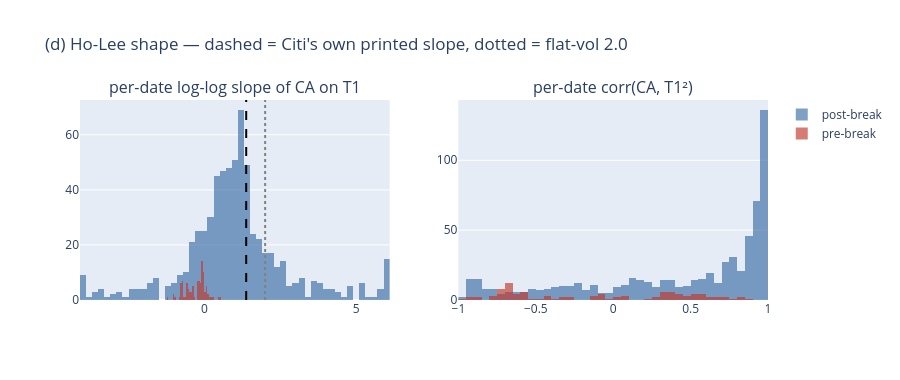

The cell this chart's notebook holds for it:
### Code cell
fig = make_subplots(rows=1, cols=2, subplot_titles=(
    "per-date log-log slope of CA on T1", "per-date corr(CA, T1²)"))
for lab, gg, col in [("post-break", sh, "#3b6ea5"), ("pre-break", shp, "#c0392b")]:
    fig.add_trace(go.Histogram(x=gg["loglog_slope"].clip(-4, 6), nbinsx=70, name=lab,
                               opacity=0.65, marker_color=col), row=1, col=1)
    fig.add_trace(go.Histogram(x=gg["corr_t1_squared"], nbinsx=50, name=lab,
                               opacity=0.65, marker_color=col, showlegend=False), row=1, col=2)
fig.add_vline(x=citi_slope, line=dict(color="black", dash="dash"), row=1, col=1)
fig.add_vline(x=2.0, line=dict(color="grey", dash="dot"), row=1, col=1)
fig.update_layout(height=380, barmode="overlay",
                  title_text="(d) Ho-Lee shape — dashed = Citi's own printed slope, "
                             "dotted = flat-vol 2.0")
fig.show()

### Figure 1 — Plotly figure (JSON) as saved in the notebook; plotly's stock layout.template omitted (floating-point values rounded to 4 significant figures; data arrays with more than 128 entries replaced by an {"elided": "..."} marker saying what was removed)
{"data": [{"marker": {"color": "#3b6ea5"}, "name": "post-break", "nbinsx": 70, "opacity": 0.65, "type": "histogram", "x": {"elided": "1062 float values"}, "xaxis": "x", "yaxis": "y"}, {"marker": {"color": "#3b6ea5"}, "name": "post-break", "nbinsx": 50, "opacity": 0.65, "showlegend": false, "type": "histogram", "x": {"elided": "1062 float values"}, "xaxis": "x2", "yaxis": "y2"}, {"marker": {"color": "#c0392b"}, "name": "pre-break", "nbinsx": 70, "opacity": 0.65, "type": "histogram", "x": [0.5367, 0.4609, -0.1294, -0.2386, -0.1802, -0.3744, 0.01839, 0.182, 0.05967, 0.07894, 0.06157, -0.1843, -0.01612, 0.06769, 0.05847, 0.1161, 0.02868, 0.2064, 0.2911, 0.14, -0.002876, -0.05271, -0.1448, 0.04691, -0.01085, -0.2056, -0.101, -0.1033, -0.009886, -0.0105, -0.00151, -0.1572, -0.08679, -0.1762, -0.02026, -0.08778, -0.0953, -0.08185, -0.4845, -0.0892, -0.08414, -0.2443, -0.03073, -0.1164, -0.04111, -0.07726, -0.0762, -0.06978, -0.181, -0.2078, -0.2054, -0.2373, -0.1588, -0.3791, -0.1121, -0.1773, NaN, -0.08864, NaN, NaN, -0.7736, -0.7246, -0.3655, -0.06504, -0.09989, -0.02572, -0.05421, -0.2458, -0.3298, -0.4824, -0.389, -0.5084, -0.5178, -0.515, -0.554, -0.7077, -1.036, -0.5774, -0.5977, -0.715, NaN, NaN, -0.7813, -0.7884, -0.4423, -0.4181, -0.4939, -0.6699, -0.7596, NaN, NaN, NaN, -0.8101, -0.5496, -0.756, -0.7486, -0.6028, -0.5607, NaN, NaN, NaN, NaN, -0.9952, NaN, -1.012, NaN, NaN, -0.7231, -0.7465, NaN, -0.4113, -0.5622, -0.7689, NaN, -0.5546, -0.3502, NaN, NaN, NaN, NaN, NaN, NaN, -1.232, -0.7062, NaN, NaN, NaN, NaN], "xaxis": "x", "yaxis": "y"}, {"marker": {"color": "#c0392b"}, "name": "pre-break", "nbinsx": 50, "opacity": 0.65, "showlegend": false, "type": "histogram", "x": [0.8559, 0.8002, -0.3262, -0.5957, -0.4156, 0.03749, 0.3384, 0.6268, 0.4874, 0.4389, 0.5123, 0.434, 0.5813, 0.6576, 0.599, 0.7213, 0.6654, 0.798, 0.8271, 0.7493, 0.6079, 0.4348, 0.3139, 0.5902, 0.4869, 0.2645, 0.06049, 0.07862, 0.3612, 0.5068, 0.5167, 0.3138, 0.3933, 0.3723, 0.4979, 0.336, 0.3425, 0.3665, -0.04583, 0.0951, 0.4457, 0.5261, 0.5779, 0.3894, 0.3807, 0.2419, 0.316, 0.2909, -0.07535, -0.09476, -0.1395, -0.1466, -0.09911, 0.02345, -0.2746, -0.4167, NaN, -0.4074, NaN, NaN, -0.9023, -0.8947, -0.8552, -0.3088, -0.2622, -0.06604, -0.139, -0.3781, -0.4825, -0.572, -0.5448, -0.5735, -0.6798, -0.6788, -0.6101, -0.7246, -0.6906, -0.6826, -0.6707, -0.7307, NaN, NaN, -0.7451, -0.7616, -0.6465, -0.6497, -0.7041, -0.7464, -0.7627, NaN, NaN, NaN, -0.7084, -0.6682, -0.716, -0.7107, -0.6879, -0.6973, NaN, NaN, NaN, NaN, -0.7596, NaN, -0.6888, NaN, NaN, -0.5938, -0.5827, NaN, -0.5931, -0.6573, -0.6426, NaN, -0.674, -0.6557, NaN, NaN, NaN, NaN, NaN, NaN, -0.9725, -0.9347, NaN, NaN, NaN, NaN], "xaxis": "x2", "yaxis": "y2"}], "layout": {"annotations": [{"font": {"size": 16}, "showarrow": false, "text": "per-date log-log slope of CA on T1", "x": 0.225, "xanchor": "center", "xref": "paper", "y": 1.0, "yanchor": "bottom", "yref": "paper"}, {"font": {"size": 16}, "showarrow": false, "text": "per-date corr(CA, T1²)", "x": 0.775, "xanchor": "center", "xref": "paper", "y": 1.0, "yanchor": "bottom", "yref": "paper"}], "barmode": "overlay", "height": 380, "shapes": [{"line": {"color": "black", "dash": "dash"}, "type": "line", "x0": 1.376, "x1": 1.376, "xref": "x", "y0": 0, "y1": 1, "yref": "y domain"}, {"line": {"color": "grey", "dash": "dot"}, "type": "line", "x0": 2.0, "x1": 2.0, "xref": "x", "y0": 0, "y1": 1, "yref": "y domain"}], "title": {"text": "(d) Ho-Lee shape — dashed = Citi's own printed slope, dotted = flat-vol 2.0"}, "xaxis": {"anchor": "y", "domain": [0.0, 0.45]}, "xaxis2": {"anchor": "y2", "domain": [0.55, 1.0]}, "yaxis": {"anchor": "x", "domain": [0.0, 1.0]}, "yaxis2": {"anchor": "x2", "domain": [0.0, 1.0]}}}
